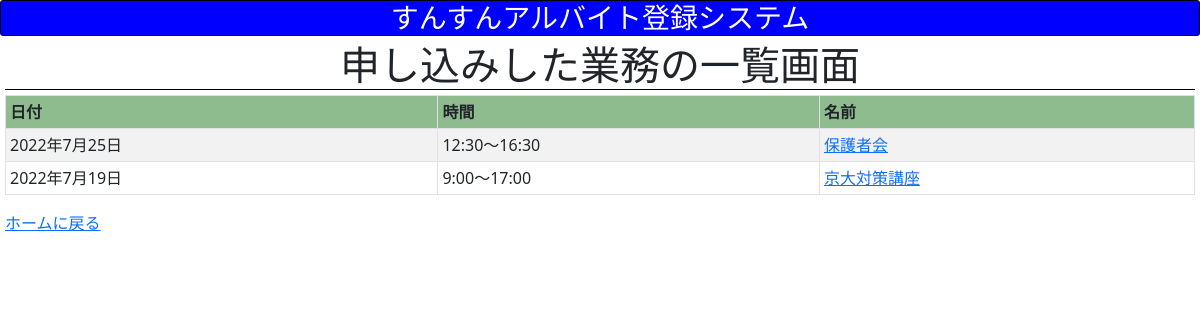
Page /shift/confirm (signed in) on the earlier database version.
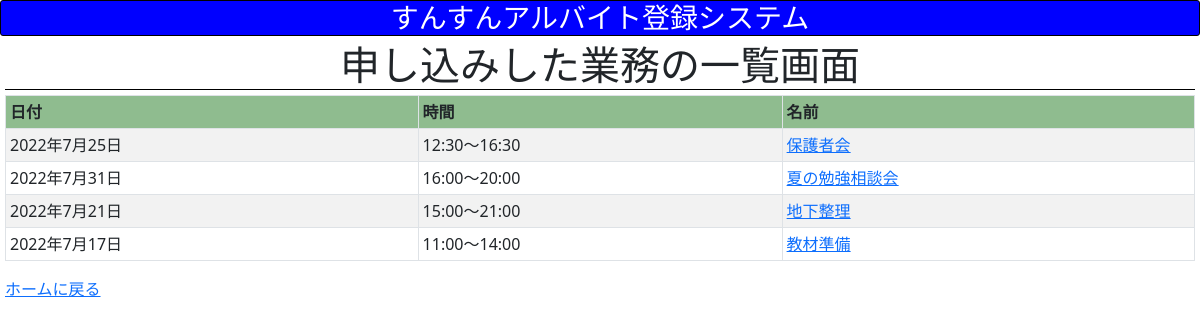
Same page on the later database version.
### shift/models.py (models this page shows, shortened)
class Task(models.Model):
    name = models.CharField(max_length=64)
    specification = models.TextField()
    date = models.DateField()
    startTime = models.CharField(max_length=6)
    endTime = models.CharField(max_length=6)
    type = models.CharField(max_length=64)
    capacity = models.IntegerField()
    extra = models.TextField(blank=True, null=True)

### shift/views.py (the view)
    def checker(request, **kwargs):
        if "worker_id" not in request.session:
            return HttpResponseRedirect(reverse("shift:login"))
        else:
            return func(request, **kwargs)

### shift/context_processor.py (called while the page is built)
def constant_value(request):
    import datetime
    return {
        "Now": datetime.datetime.now()
    }

### shift/views.py (called while the page is built)
def login_checker(func):
    def checker(request, **kwargs):
        if "worker_id" not in request.session:
            return HttpResponseRedirect(reverse("shift:login"))
        else:
            return func(request, **kwargs)
    return checker

@login_checker
def confirm(request):
    worker = Worker.objects.get(id=request.session["worker_id"])
    tasks = worker.tasks.all()
    return render(request, "shift/confirm.html", {
        "tasks": tasks
    })

### shift/templates/shift/confirm.html
{% extends 'shift/layout.html' %}
{% block body %}
    <h1 class="theme">申し込みした業務の一覧画面</h1>
    <table class="table table-bordered table-sm table-striped">
        <thead>
            <tr>
                <th>日付</th>
                <th>時間</th>
                <th>名前</th>
            </tr>
        </thead>
        <tbody>
            {% for task in tasks %}
                <tr>
                    <td>{{ task.date }}</td>
                    <td>{{ task.startTime }}〜{{ task.endTime }}</td>
                    <td> <a href="{% url "shift:specification" task.id %}">{{ task.name }}</a> </td>
                </tr>
            {% endfor %}
        </tbody>
    </table>
    <a href="{% url 'shift:home' Now.year Now.month %}">ホームに戻る</a>
{% endblock %}

Differences in the rows shown:
no longer on this page (row unchanged): Task: date "2022年7月19日", startTime "9:00", endTime "17:00", name "京大対策講座"
now on this page (row unchanged): Task: date "2022年7月31日", startTime "16:00", endTime "20:00", name "夏の勉強相談会"
now on this page (row unchanged): Task: date "2022年7月21日", startTime "15:00", endTime "21:00", name "地下整理"
added Task: date "2022年7月17日", startTime "11:00", endTime "14:00", name "教材準備"
